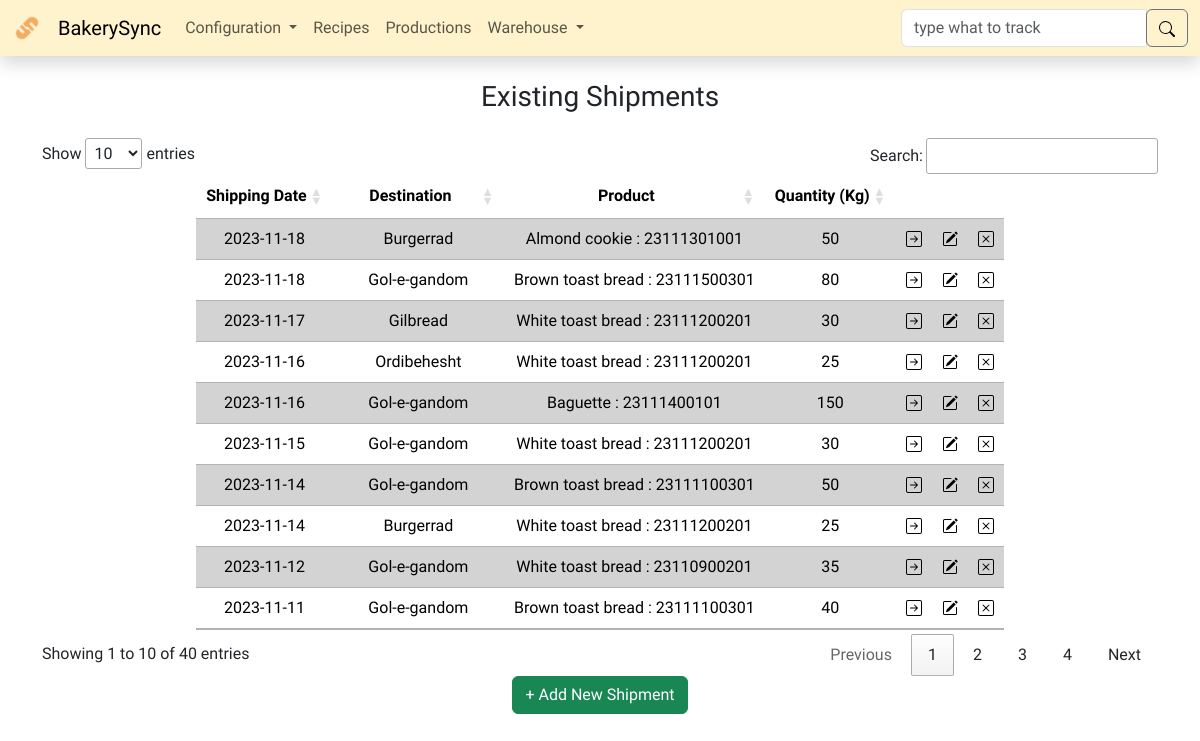
The app's page /shipments/ with its own data.
### models.py (models this page shows, shortened)
class BaseModel(db.Model):
    __abstract__ = True
    id = db.Column(db.Integer, primary_key=True)

class ProductShipment(BaseModel):
    production_id = db.Column(db.Integer, db.ForeignKey(
        Production.id), nullable=False)
    destination_id = db.Column(
        db.Integer, db.ForeignKey(Destination.id), nullable=False)
    shipping_date = db.Column(db.DateTime, nullable=False)
    quantity = db.Column(db.Integer, nullable=False)

class Destination(BaseModel):
    name = db.Column(db.String(255), unique=True, nullable=False)
    contact_person = db.Column(db.String(255))
    contact_information = db.Column(db.String(255))
    type = db.Column(db.String(255))
    location = db.Column(db.String(255))
    description = db.Column(db.String(255))
    shipments = db.relationship('ProductShipment', backref='destination')

class ProductType(BaseModel):
    name = db.Column(db.String(255), unique=True, nullable=False)
    productions = db.relationship('Production', backref='type')
    recipes = db.relationship('Recipe', backref='type')

class Production(BaseModel):
    print_batch = db.Column(db.String(255), unique=True, nullable=False)
    type_id = db.Column(db.Integer, db.ForeignKey(
        ProductType.id), nullable=False)
    production_time = db.Column(db.DateTime, nullable=False)
    recipe_id = db.Column(db.Integer, db.ForeignKey(Recipe.id), nullable=False)
    quantity = db.Column(db.Integer, nullable=False)
    shipments = db.relationship('ProductShipment', backref='production')
    ingredients = db.relationship(
        'IngredientArrival',
        secondary=production_arrival_association,
        back_populates='productions'
    )
    @property
    def stock(self):
        total_shipment = sum(shipment.quantity for shipment in self.shipments)
        stock = self.quantity - total_shipment
        return stock

### routes/shipments.py (the view)
@shipments_bp.route('/', methods=['GET', 'POST'])
def shipments():
    if request.method == 'POST':
        production_id = request.form['production_id']
        destination_id = request.form['destination_id']
        shipping_date_str = request.form['shipping_date']
        quantity_str = request.form['quantity']
        production = Production.query.filter_by(
            id=production_id).first()
        destination = Destination.query.filter_by(
            id=destination_id).first()
        if production and destination:
            try:
                shipping_date = datetime.fromisoformat(shipping_date_str)
                quantity = float(quantity_str)
            except ValueError:
                flash('Can not add! - Invalid date or quantity format', 'danger')
                return redirect(url_for('shipments.shipments'))
            except Exception as e:
                flash(f'Can not add! - Error: {str(e)}', 'warning')
                return redirect(url_for('shipments.shipments'))
        else:
            flash('Can not add! - Invalid production or destination', 'warning')
            return redirect(url_for('shipments.shipments'))
        if quantity < 1 or quantity > production.stock:
            flash('Can not add! - Quantity value is invalid', 'warning')
            return redirect(url_for('shipments.shipments'))
        if shipping_date < production.production_time:
            flash('Can not add! - Shipping date can not be before production', 'warning')
            return redirect(url_for('shipments.shipments'))
        new_shipment = ProductShipment(
            production_id=production_id,
            destination_id=destination_id,
            shipping_date=shipping_date,
            quantity=quantity
        )
        try:
            db.session.add(new_shipment)
            db.session.commit()
            flash('New shipment added successfully', 'success')
            return redirect(url_for('shipments.shipments'))
        except Exception as e:
            flash(f'Can not add! - Error: {str(e)}', 'warning')
            db.session.rollback()  # Rollback any changes to the database
            return redirect(url_for('shipments.shipments'))
    else:
        shipments = ProductShipment.query.all()
        productions = Production.query.order_by(
            Production.type_id, Production.production_time).all()
        destinations = Destination.query.order_by(Destination.name).all()
        context = {
            'shipments': shipments,
            'productions': productions,
            'destinations': destinations
        }
        return render_template('shipments.html', **context)

### app.py (called while the page is built)
@app.after_request
def after_request(response):
    response.headers["Cache-Control"] = "no-cache, no-store, must-revalidate"
    response.headers["Expires"] = 0
    response.headers["Pragma"] = "no-cache"
    return response

@app.template_filter('escape_html')
def escape_html_filter(s):
    result = ""
    for c in s:
        if c in ["'", '"']:
            result += "\\" + c
        else:
            result += c
    return result

### templates/shipments.html (shortened to what this page needs)
{% extends "layout.html" %}
{%block main %}
<div class="container mx-auto text-center">
  <h3 class="my-4">Existing Shipments</h3>
  <table id="shipment_table" class="table table-striped w-auto mx-auto">
    <thead>
      <tr>
        <th>Shipping Date</th>
        <th>Destination</th>
        <th>Product</th>
        <th>Quantity (Kg)</th>
        <th></th>
        <th></th>
        <th></th>
      </tr>
    </thead>
    <tbody>
      {% for shipment in shipments %}
      <tr>
        <td>{{ shipment.shipping_date.strftime('%Y-%m-%d') }}</td>
        <td>{{ shipment.destination.name }}</td>
        <td>{{ shipment.production.type.name }} : {{ shipment.production.print_batch }}</td>
        <td>{{ shipment.quantity }}</td>
        <td>
          <form action="{{ url_for('shipments.track') }}" method="post">
            <input
              type="image"
              src="/static/icons/arrow-right-square.svg"
              alt="track"
              name="shipment_track"
              title="Track this {{ shipment.production.type.name }} shipment"
            />
          </form>
        </td>
        <td>
          <img
            src="/static/icons/pencil-square.svg"
            alt="edit"
            name="shipment_edit"
            type="button"
            class="edit-shipment"
            title="Edit this {{ shipment.production.type.name }} shipment"
            data-bs-toggle="offcanvas"
            data-bs-target="#EditCanvas"
            aria-controls="EditCanvas"
            onclick="populateCanvas(
              '{{ shipment.id }}',
              '{{ shipment.production.id }}',
              '{{ shipment.destination_id }}',
              '{{ shipment.shipping_date }}',
              '{{ shipment.quantity }}'
            );"
          />
        </td>
        <td>
          <form
            id="del-{{ shipment.id }}"
            action="{{ url_for('shipments.delete_shipment') }}"
            method="post"
          >
            <img
              src="/static/icons/x-square.svg"
              alt="delete"
              name="source_delete"
              type="submit"
              title="Delete this {{ shipment.production.type.name }} shipment"
              onclick="return confirmDelete('del-{{ shipment.id }}', '{{ shipment.production.type.name|escape_html }} to {{ shipment.destination.name|escape_html }}');"
            />
          </form>
        </td>
      </tr>
      {% endfor %}
    </tbody>
  </table>
  <button
    class="btn btn-success"
    type="button"
    data-bs-toggle="offcanvas"
    data-bs-target="#AddCanvas"
    aria-controls="AddCanvas"
  >
    + Add New Shipment
  </button>
</div>
{% endblock %}

### static/styles.css (style rules this page uses)
body { font-family: "Dosis", sans-serif; }
table input { border: none; background: transparent; padding: 0; vertical-align: middle; }
td form, td strong { display: inline; }
table.dataTable thead th, table.dataTable thead td, table.dataTable tfoot th, table.dataTable tfoot td { text-align: center; }
.table { --bs-table-striped-bg: lightgray; }
td { vertical-align: middle; }

### records on screen
ProductShipment: shipping_date "2023-11-12", destination.name "Gol-e-gandom", production.type.name "White toast bread", production.print_batch "23110900201", quantity "35"
ProductShipment: shipping_date "2023-11-11", destination.name "Gol-e-gandom", production.type.name "Brown toast bread", production.print_batch "23111100301", quantity "40"
ProductShipment: shipping_date "2023-11-14", destination.name "Gol-e-gandom", production.type.name "Brown toast bread", production.print_batch "23111100301", quantity "50"
ProductShipment: shipping_date "2023-11-15", destination.name "Gol-e-gandom", production.type.name "White toast bread", production.print_batch "23111200201", quantity "30"
ProductShipment: shipping_date "2023-11-14", destination.name "Burgerrad", production.type.name "White toast bread", production.print_batch "23111200201", quantity "25"
ProductShipment: shipping_date "2023-11-16", destination.name "Ordibehesht", production.type.name "White toast bread", production.print_batch "23111200201", quantity "25"
ProductShipment: shipping_date "2023-11-17", destination.name "Gilbread", production.type.name "White toast bread", production.print_batch "23111200201", quantity "30"
ProductShipment: shipping_date "2023-11-18", destination.name "Burgerrad", production.type.name "Almond cookie", production.print_batch "23111301001", quantity "50"
ProductShipment: shipping_date "2023-11-16", destination.name "Gol-e-gandom", production.type.name "Baguette", production.print_batch "23111400101", quantity "150"
ProductShipment: shipping_date "2023-11-18", destination.name "Gol-e-gandom", production.type.name "Brown toast bread", production.print_batch "23111500301", quantity "80"
